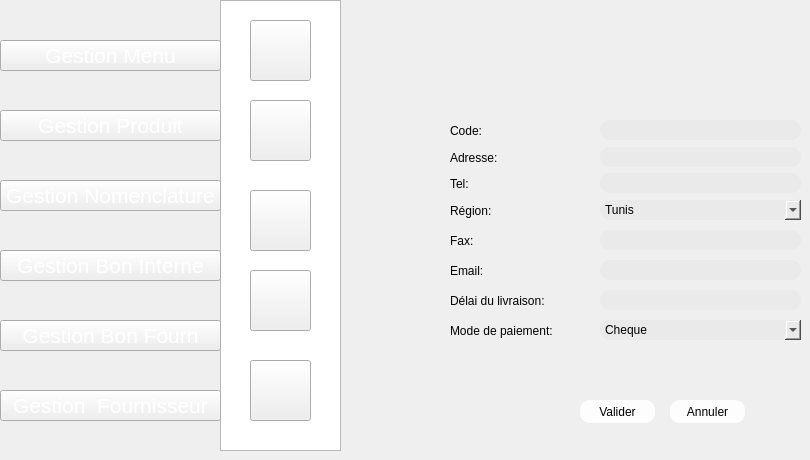
   <widget class="QWidget" name="page_49">
    <widget class="QPushButton" name="pushButton_1203">
     <property name="geometry">
      <rect>
       <x>0</x>
       <y>180</y>
       <width>221</width>
       <height>31</height>
      </rect>
     </property>
     <property name="font">
      <font>
       <pointsize>16</pointsize>
       <weight>50</weight>
       <bold>false</bold>
      </font>
     </property>
     <property name="styleSheet">
      <string notr="true">color: rgb(255, 255, 255);

</string>
     </property>
     <property name="text">
      <string>Gestion Nomenclature</string>
     </property>
    </widget>
    <widget class="QPushButton" name="pushButton_1204">
     <property name="geometry">
      <rect>
       <x>250</x>
       <y>270</y>
       <width>61</width>
       <height>61</height>
      </rect>
     </property>
     <property name="styleSheet">
      <string notr="true">image: url(:/new/prefix1/img/icon-supp2 (1).png);</string>
     </property>
     <property name="text">
      <string/>
     </property>
    </widget>
    <widget class="QPushButton" name="pushButton_1206">
     <property name="geometry">
      <rect>
       <x>250</x>
       <y>190</y>
       <width>61</width>
       <height>61</height>
      </rect>
     </property>
     <property name="styleSheet">
      <string notr="true">image: url(:/new/prefix1/img/icon-afficher2.png);</string>
     </property>
     <property name="text">
      <string/>
     </property>
    </widget>
    <widget class="QPushButton" name="pushButton_1207">
     <property name="geometry">
      <rect>
       <x>250</x>
       <y>360</y>
       <width>61</width>
       <height>61</height>
      </rect>
     </property>
     <property name="styleSheet">
      <string notr="true">image: url(:/new/prefix1/img/8774.png);
image: url(:/new/prefix1/img/aa.png);</string>
     </property>
     <property name="text">
      <string/>
     </property>
    </widget>
    <widget class="QPushButton" name="pushButton_1208">
     <property name="geometry">
      <rect>
       <x>250</x>
       <y>20</y>
       <width>61</width>
       <height>61</height>
      </rect>
     </property>
     <property name="styleSheet">
      <string notr="true">image: url(:/new/prefix1/img/icon-ajout2.png);
background-image: url(:/new/prefix1/img/bg.png);</string>
     </property>
     <property name="text">
      <string/>
     </property>
    </widget>
    <widget class="QPushButton" name="pushButton_1209">
     <property name="geometry">
      <rect>
       <x>0</x>
       <y>320</y>
       <width>221</width>
       <height>31</height>
      </rect>
     </property>
     <property name="font">
      <font>
       <pointsize>16</pointsize>
       <weight>50</weight>
       <bold>false</bold>
      </font>
     </property>
     <property name="styleSheet">
      <string notr="true">color: rgb(255, 255, 255);

</string>
     </property>
     <property name="text">
      <string>Gestion Bon Fourn</string>
     </property>
    </widget>
    <widget class="QPushButton" name="pushButton_1210">
     <property name="geometry">
      <rect>
       <x>250</x>
       <y>100</y>
       <width>61</width>
       <height>61</height>
      </rect>
     </property>
     <property name="styleSheet">
      <string notr="true">image: url(:/new/prefix1/img/icon-modif2 (1).png);</string>
     </property>
     <property name="text">
      <string/>
     </property>
    </widget>
    <widget class="QPushButton" name="pushButton_1211">
     <property name="geometry">
      <rect>
       <x>0</x>
       <y>110</y>
       <width>221</width>
       <height>31</height>
      </rect>
     </property>
     <property name="font">
      <font>
       <pointsize>16</pointsize>
       <weight>50</weight>
       <bold>false</bold>
      </font>
     </property>
     <property name="styleSheet">
      <string notr="true">color: rgb(255, 255, 255);

</string>
     </property>
     <property name="text">
      <string>Gestion Produit</string>
     </property>
    </widget>
    <widget class="QPushButton" name="pushButton_1212">
     <property name="geometry">
      <rect>
       <x>0</x>
       <y>250</y>
       <width>221</width>
       <height>31</height>
      </rect>
     </property>
     <property name="font">
      <font>
       <pointsize>16</pointsize>
       <weight>50</weight>
       <bold>false</bold>
      </font>
     </property>
     <property name="styleSheet">
      <string notr="true">color: rgb(255, 255, 255);

</string>
     </property>
     <property name="text">
      <string>Gestion Bon Interne</string>
     </property>
    </widget>
    <widget class="QPushButton" name="pushButton_1213">
     <property name="geometry">
      <rect>
       <x>0</x>
       <y>40</y>
       <width>221</width>
       <height>31</height>
      </rect>
     </property>
     <property name="font">
      <font>
       <pointsize>16</pointsize>
       <weight>50</weight>
       <bold>false</bold>
      </font>
     </property>
     <property name="styleSheet">
      <string notr="true">color: rgb(255, 255, 255);

</string>
     </property>
     <property name="text">
      <string>Gestion Menu</string>
     </property>
    </widget>
    <widget class="QListView" name="listView_94">
     <property name="geometry">
      <rect>
       <x>220</x>
       <y>0</y>
       <width>121</width>
       <height>451</height>
      </rect>
     </property>
     <property name="styleSheet">
      <string notr="true">background-image: url(:/new/prefix1/img/selected.png);</string>
     </property>
    </widget>
    <widget class="QLineEdit" name="lineEdit_54">
     <property name="geometry">
      <rect>
       <x>600</x>
       <y>147</y>
       <width>201</width>
       <height>20</height>
      </rect>
     </property>
     <property name="styleSheet">
      <string notr="true">                                         border-radius: 10px;
background-color: rgb(234, 234, 234);
font: 9pt &quot;MS Reference Sans Serif&quot;;</string>
     </property>
    </widget>
    <widget class="QLineEdit" name="lineEdit_26">
     <property name="geometry">
      <rect>
       <x>600</x>
       <y>173</y>
       <width>201</width>
       <height>20</height>
      </rect>
     </property>
     <property name="styleSheet">
      <string notr="true">                                         border-radius: 10px;
background-color: rgb(234, 234, 234);
font: 9pt &quot;MS Reference Sans Serif&quot;;</string>
     </property>
    </widget>
    <widget class="QLineEdit" name="lineEdit_17">
     <property name="geometry">
      <rect>
       <x>600</x>
       <y>120</y>
       <width>201</width>
       <height>20</height>
      </rect>
     </property>
     <property name="styleSheet">
      <string notr="true">                                         border-radius: 10px;
background-color: rgb(234, 234, 234);
font: 9pt &quot;MS Reference Sans Serif&quot;;</string>
     </property>
    </widget>
    <widget class="QLineEdit" name="lineEdit_25">
     <property name="geometry">
      <rect>
       <x>600</x>
       <y>230</y>
       <width>201</width>
       <height>20</height>
      </rect>
     </property>
     <property name="styleSheet">
      <string notr="true">                                         border-radius: 10px;
background-color: rgb(234, 234, 234);
font: 9pt &quot;MS Reference Sans Serif&quot;;</string>
     </property>
    </widget>
    <widget class="QComboBox" name="comboBox_15">
     <property name="geometry">
      <rect>
       <x>600</x>
       <y>320</y>
       <width>201</width>
       <height>20</height>
      </rect>
     </property>
     <property name="styleSheet">
      <string notr="true">                                         border-radius: 10px;
background-color: rgb(234, 234, 234);
font: 9pt &quot;MS Reference Sans Serif&quot;;</string>
     </property>
     <item>
      <property name="text">
       <string>Cheque</string>
      </property>
     </item>
     <item>
      <property name="text">
       <string>viremant</string>
      </property>
     </item>
     <item>
      <property name="text">
       <string>traite</string>
      </property>
     </item>
     <item>
      <property name="text">
       <string>TPE</string>
      </property>
     </item>
    </widget>
    <widget class="QComboBox" name="comboBox_12">
     <property name="geometry">
      <rect>
       <x>600</x>
       <y>200</y>
       <width>201</width>
       <height>20</height>
      </rect>
     </property>
     <property name="styleSheet">
      <string notr="true">                                         border-radius: 10px;
background-color: rgb(234, 234, 234);
font: 9pt &quot;MS Reference Sans Serif&quot;;</string>
     </property>
     <item>
      <property name="text">
       <string>Tunis</string>
      </property>
     </item>
     <item>
      <property name="text">
       <string>Sfax</string>
      </property>
     </item>
     <item>
      <property name="text">
       <string>Sousse</string>
      </property>
     </item>
     <item>
      <property name="text">
       <string>Hammamet</string>
      </property>
     </item>
     <item>
      <property name="text">
       <string>Nabeul</string>
      </property>
     </item>
     <item>
      <property name="text">
       <string>Ariana</string>
      </property>
     </item>
     <item>
      <property name="text">
       <string>Bizzert</string>
      </property>
     </item>
     <item>
      <property name="text">
       <string>Mounastir</string>
      </property>
     </item>
     <item>
      <property name="text">
       <string>Mannouba</string>
      </property>
     </item>
    </widget>
    <widget class="QLineEdit" name="lineEdit_74">
     <property name="geometry">
      <rect>
       <x>600</x>
       <y>290</y>
       <width>201</width>
       <height>20</height>
      </rect>
     </property>
     <property name="styleSheet">
      <string notr="true">                                         border-radius: 10px;
background-color: rgb(234, 234, 234);
font: 9pt &quot;MS Reference Sans Serif&quot;;</string>
     </property>
    </widget>
    <widget class="QPushButton" name="modifprod_2">
     <property name="geometry">
      <rect>
       <x>580</x>
       <y>400</y>
       <width>75</width>
       <height>23</height>
      </rect>
     </property>
     <property name="styleSheet">
      <string notr="true">                                         border-radius: 10px;
background-color: rgb(253, 253, 253);
                                        
font: 9pt &quot;MS Reference Sans Serif&quot;;</string>
     </property>
     <property name="text">
      <string>Valider</string>
     </property>
    </widget>
    <widget class="QPushButton" name="pushButton_1247">
     <property name="geometry">
      <rect>
       <x>670</x>
       <y>400</y>
       <width>75</width>
       <height>23</height>
      </rect>
     </property>
     <property name="styleSheet">
      <string notr="true">                                         border-radius: 10px;
background-color: rgb(253, 253, 253);
                                        
font: 9pt &quot;MS Reference Sans Serif&quot;;</string>
     </property>
     <property name="text">
      <string>Annuler</string>
     </property>
    </widget>
    <widget class="QLineEdit" name="lineEdit_75">
     <property name="geometry">
      <rect>
       <x>600</x>
       <y>260</y>
       <width>201</width>
       <height>20</height>
      </rect>
     </property>
     <property name="styleSheet">
      <string notr="true">                                         border-radius: 10px;
background-color: rgb(234, 234, 234);
font: 9pt &quot;MS Reference Sans Serif&quot;;</string>
     </property>
    </widget>
    <widget class="QPushButton" name="pushButton_583">
     <property name="geometry">
      <rect>
       <x>0</x>
       <y>390</y>
       <width>221</width>
       <height>31</height>
      </rect>
     </property>
     <property name="font">
      <font>
       <pointsize>16</pointsize>
       <weight>50</weight>
       <bold>false</bold>
      </font>
     </property>
     <property name="styleSheet">
      <string notr="true">color: rgb(255, 255, 255);

</string>
     </property>
     <property name="text">
      <string>Gestion  Fournisseur</string>
     </property>
    </widget>
    <widget class="QLabel" name="label_349">
     <property name="geometry">
      <rect>
       <x>450</x>
       <y>120</y>
       <width>131</width>
       <height>21</height>
      </rect>
     </property>
     <property name="styleSheet">
      <string notr="true">                                     border-radius: 10px;
font: 9pt &quot;MS Reference Sans Serif&quot;;
</string>
     </property>
     <property name="text">
      <string>Code:</string>
     </property>
    </widget>
    <widget class="QLabel" name="label_350">
     <property name="geometry">
      <rect>
       <x>450</x>
       <y>147</y>
       <width>131</width>
       <height>21</height>
      </rect>
     </property>
     <property name="styleSheet">
      <string notr="true">                                     border-radius: 10px;
font: 9pt &quot;MS Reference Sans Serif&quot;;
</string>
     </property>
     <property name="text">
      <string>Adresse:</string>
     </property>
    </widget>
    <widget class="QLabel" name="label_352">
     <property name="geometry">
      <rect>
       <x>450</x>
       <y>200</y>
       <width>131</width>
       <height>21</height>
      </rect>
     </property>
     <property name="styleSheet">
      <string notr="true">                                     border-radius: 10px;
font: 9pt &quot;MS Reference Sans Serif&quot;;
</string>
     </property>
     <property name="text">
      <string>Région:</string>
     </property>
    </widget>
    <widget class="QLabel" name="label_351">
     <property name="geometry">
      <rect>
       <x>450</x>
       <y>173</y>
       <width>131</width>
       <height>21</height>
      </rect>
     </property>
     <property name="styleSheet">
      <string notr="true">                                     border-radius: 10px;
font: 9pt &quot;MS Reference Sans Serif&quot;;
</string>
     </property>
     <property name="text">
      <string>Tel:</string>
     </property>
    </widget>
    <widget class="QLabel" name="label_353">
     <property name="geometry">
      <rect>
       <x>450</x>
       <y>230</y>
       <width>131</width>
       <height>21</height>
      </rect>
     </property>
     <property name="styleSheet">
      <string notr="true">                                     border-radius: 10px;
font: 9pt &quot;MS Reference Sans Serif&quot;;
</string>
     </property>
     <property name="text">
      <string>Fax:</string>
     </property>
    </widget>
    <widget class="QLabel" name="label_354">
     <property name="geometry">
      <rect>
       <x>450</x>
       <y>260</y>
       <width>131</width>
       <height>21</height>
      </rect>
     </property>
     <property name="styleSheet">
      <string notr="true">                                     border-radius: 10px;
font: 9pt &quot;MS Reference Sans Serif&quot;;
</string>
     </property>
     <property name="text">
      <string>Email:</string>
     </property>
    </widget>
    <widget class="QLabel" name="label_355">
     <property name="geometry">
      <rect>
       <x>450</x>
       <y>290</y>
       <width>131</width>
       <height>21</height>
      </rect>
     </property>
     <property name="styleSheet">
      <string notr="true">                                     border-radius: 10px;
font: 9pt &quot;MS Reference Sans Serif&quot;;
</string>
     </property>
     <property name="text">
      <string>Délai du livraison:</string>
     </property>
    </widget>
    <widget class="QLabel" name="label_356">
     <property name="geometry">
      <rect>
       <x>450</x>
       <y>320</y>
       <width>131</width>
       <height>21</height>
      </rect>
     </property>
     <property name="styleSheet">
      <string notr="true">                                     border-radius: 10px;
font: 9pt &quot;MS Reference Sans Serif&quot;;
</string>
     </property>
     <property name="text">
      <string>Mode de paiement:</string>
     </property>
    </widget>
    <zorder>label_349</zorder>
    <zorder>label_350</zorder>
    <zorder>label_352</zorder>
    <zorder>label_351</zorder>
    <zorder>label_353</zorder>
    <zorder>label_354</zorder>
    <zorder>label_355</zorder>
    <zorder>label_356</zorder>
    <zorder>listView_94</zorder>
    <zorder>pushButton_1203</zorder>
    <zorder>pushButton_1204</zorder>
    <zorder>pushButton_1206</zorder>
    <zorder>pushButton_1207</zorder>
    <zorder>pushButton_1208</zorder>
    <zorder>pushButton_1209</zorder>
    <zorder>pushButton_1210</zorder>
    <zorder>pushButton_1211</zorder>
    <zorder>pushButton_1212</zorder>
    <zorder>pushButton_1213</zorder>
    <zorder>lineEdit_54</zorder>
    <zorder>lineEdit_26</zorder>
    <zorder>lineEdit_17</zorder>
    <zorder>lineEdit_25</zorder>
    <zorder>comboBox_15</zorder>
    <zorder>comboBox_12</zorder>
    <zorder>lineEdit_74</zorder>
    <zorder>modifprod_2</zorder>
    <zorder>pushButton_1247</zorder>
    <zorder>lineEdit_75</zorder>
    <zorder>pushButton_583</zorder>
   </widget>
